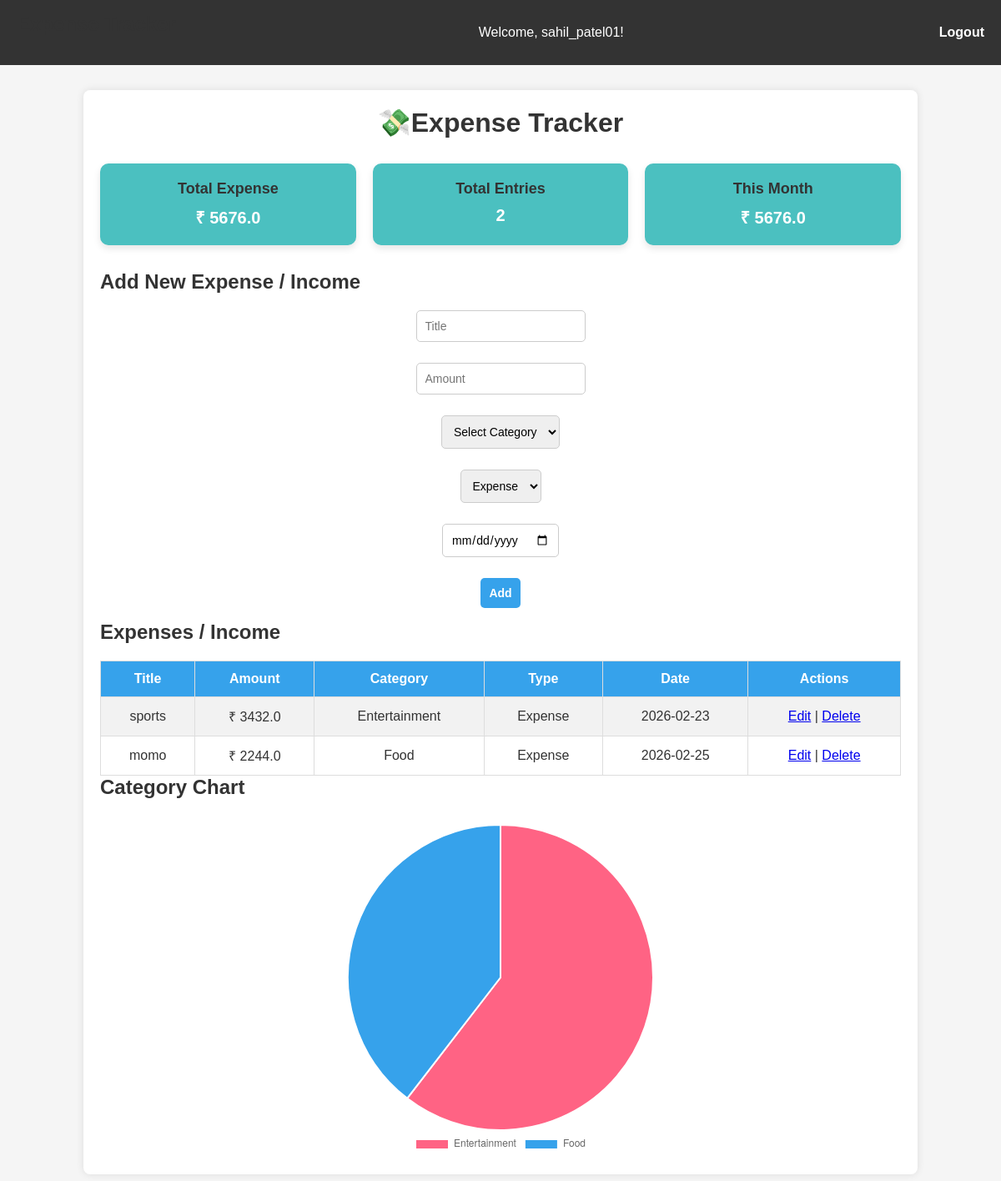
Page / (signed in) on the earlier database version.
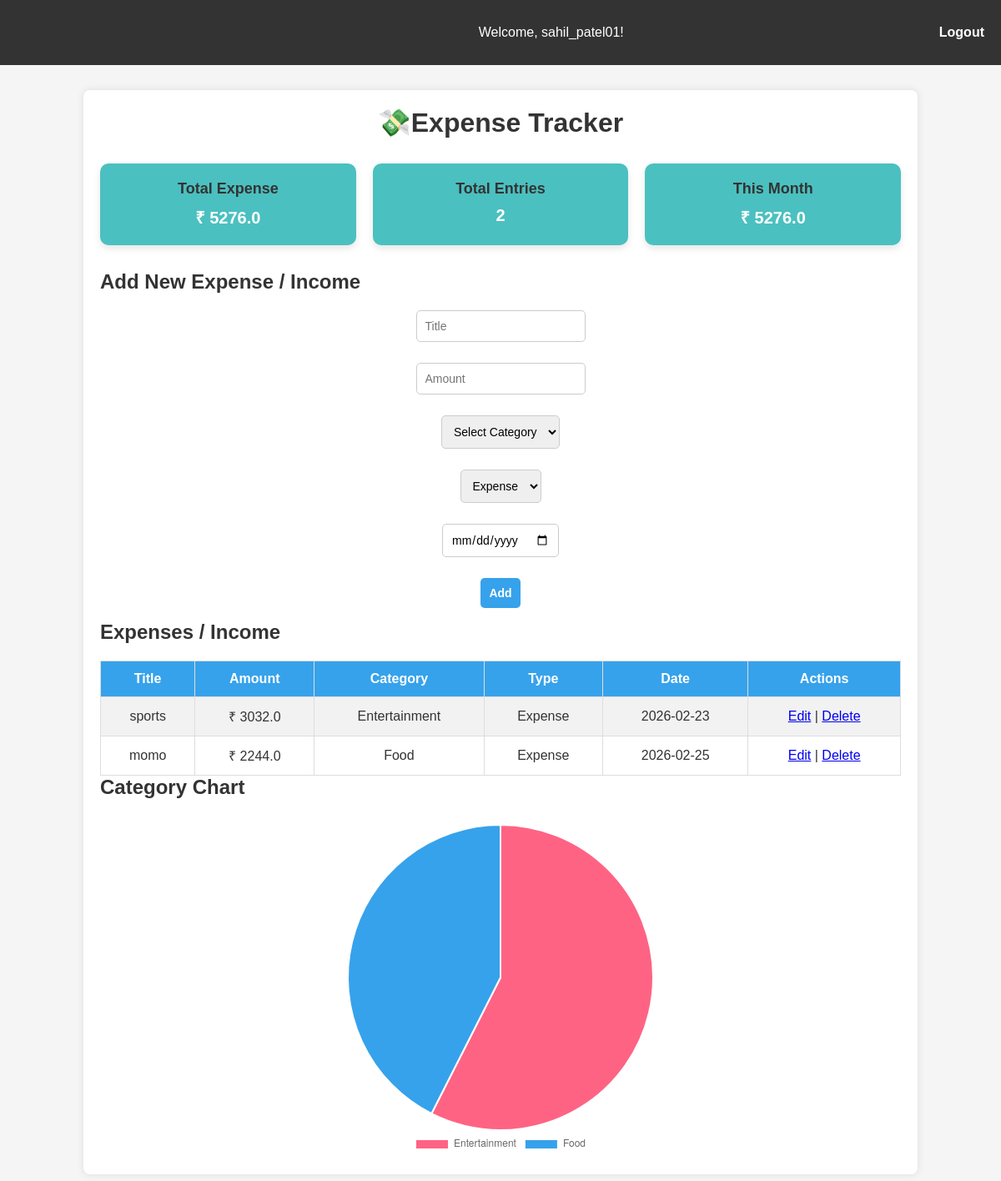
Same page on the later database version.
### tables this page shows
CREATE TABLE expenses (
            id INTEGER PRIMARY KEY AUTOINCREMENT,
            title TEXT NOT NULL,
            amount REAL NOT NULL,
            category TEXT NOT NULL,
            type TEXT NOT NULL,
            date TEXT NOT NULL,
            user_id INTEGER NOT NULL,
            FOREIGN KEY(user_id) REFERENCES users(id)
        );

### app.py (the view)
@app.route("/")
@login_required
def index():
    user_id = session["user_id"]
    conn = sqlite3.connect(db_path)
    cursor = conn.cursor()
    cursor.execute("SELECT * FROM expenses WHERE user_id=? ORDER BY id DESC", (user_id,))
    expenses = cursor.fetchall()
    cursor.execute("SELECT SUM(amount) FROM expenses WHERE user_id=?", (user_id,))
    total = cursor.fetchone()[0] or 0
    cursor.execute("SELECT COUNT(*) FROM expenses WHERE user_id=?", (user_id,))
    entries = cursor.fetchone()[0] or 0
    cursor.execute("SELECT SUM(amount) FROM expenses WHERE user_id=? AND strftime('%Y-%m', date)=strftime('%Y-%m','now')", (user_id,))
    monthly_total = cursor.fetchone()[0] or 0
    cursor.execute("SELECT SUM(amount) FROM expenses WHERE user_id=? AND type='Income'", (user_id,))
    income_total = cursor.fetchone()[0] or 0
    cursor.execute("SELECT SUM(amount) FROM expenses WHERE user_id=? AND type='Expense'", (user_id,))
    expense_total = cursor.fetchone()[0] or 0
    cursor.execute("SELECT category, SUM(amount) FROM expenses WHERE user_id=? GROUP BY category", (user_id,))
    category_data = cursor.fetchall()
    categories = [row[0] for row in category_data] if category_data else []
    amounts = [row[1] for row in category_data] if category_data else []
    conn.close()
    return render_template("index.html", expenses=expenses, total=total, entries=entries,
                           monthly_total=monthly_total, categories=categories, amounts=amounts)

### app.py (called while the page is built)
def login_required(f):
    from functools import wraps
    @wraps(f)
    def decorated(*args, **kwargs):
        if "user_id" not in session:
            return redirect(url_for("login"))
        return f(*args, **kwargs)
    return decorated

### templates/index.html (shortened to what this page needs)
{% extends "base.html" %}
{% block content %}
<h1>💸Expense Tracker </h1>
<div class="dashboard-cards">
    <div class="card">
        <h3>Total Expense</h3>
        <p>₹ {{ total }}</p>
    </div>
    <div class="card">
        <h3>Total Entries</h3>
        <p>{{ entries }}</p>
    </div>
    <div class="card">
        <h3>This Month</h3>
        <p>₹ {{ monthly_total }}</p>
    </div>
</div>
<h2>Add New Expense / Income</h2>
<form action="{{ url_for('add') }}" method="POST" class="expense-form">
    <input type="text" name="title" placeholder="Title" required>
    <input type="number" step="0.01" name="amount" placeholder="Amount" required>
    <select name="category" required>
    <option value="">Select Category</option>
</select>
<select name="type" required>
    <option value="Expense">Expense</option>
</select>
    <input type="date" name="date" required>
    <button type="submit">Add</button>
</form>
<h2>Expenses / Income</h2>
<table>
    <tr>
        <th>Title</th>
        <th>Amount</th>
        <th>Category</th>
        <th>Type</th>
        <th>Date</th>
        <th>Actions</th>
    </tr>
    {% for e in expenses %}
    <tr>
        <td>{{ e[1] }}</td>
        <td>₹ {{ e[2] }}</td>
        <td>{{ e[3] }}</td>
        <td>{{ e[4] }}</td>
        <td>{{ e[5] }}</td>
        <td>
            <a href="{{ url_for('edit', id=e[0]) }}">Edit</a> |
            <a href="{{ url_for('delete', id=e[0]) }}">Delete</a>
        </td>
    </tr>
    {% endfor %}
</table>
<h2>Category Chart</h2>
<div class="chart-container">
    <canvas id="expenseChart" width="400" height="400"></canvas>
</div>
<script>
document.addEventListener("DOMContentLoaded", function () {
    const ctx = document.getElementById("expenseChart").getContext("2d");
    const categories = JSON.parse('{{ categories | tojson | safe }}');
    const amounts = JSON.parse('{{ amounts | tojson | safe }}');
    if (categories.length > 0) {
        new Chart(ctx, {
            type: "pie",
            data: {
                labels: categories,
                datasets: [{
                    data: amounts,
                    backgroundColor: [
                        "#FF6384", "#36A2EB", "#FFCE56",
                        "#4BC0C0", "#9966FF", "#FF9F40"
                    ]
                }]
            },
            options: {
                responsive: true,
                plugins: {
                    legend: { position: 'bottom' }
                }
            }
        });
    }
});
</script>
{% endblock %}

### templates/base.html (shortened to what this page needs)
<!DOCTYPE html>
<html lang="en">
<head>
    <link rel="stylesheet" href="{{ url_for('static', filename='style.css') }}">
</head>
<body>
    <nav>
        <h2>Expense Tracker</h2>
        {% if session.get('username') %}
            <span>Welcome, {{ session['username'] }}!</span>
            <a href="{{ url_for('logout') }}">Logout</a>
        {% else %}
            <a href="{{ url_for('login') }}">Login</a>
            <a href="{{ url_for('register') }}">Register</a>
        {% endif %}
    </nav>
    <div class="container">
        {% block content %}{% endblock %}
    </div>
</body>
</html>

### static/style.css (style rules this page uses)
* { box-sizing: border-box; margin: 0; padding: 0; font-family: Arial, sans-serif; }
body { background-color: #f5f5f5; color: #333; min-height: 100vh; }
nav { background-color: #333; color: #fff; padding: 15px 20px; display: flex; justify-content: space-between; align-items: center; }
nav h2 { font-size: 24px; }
nav a { color: #fff; margin-left: 15px; text-decoration: none; font-weight: bold; }
.container { max-width: 1000px; margin: 30px auto; padding: 20px; background-color: #fff; border-radius: 8px; box-shadow: 0 0 10px rgba(0,0,0,0.1); }
h1, h2, h3 { margin-bottom: 20px; color: #333; }
h1 { text-align: center; margin-bottom: 30px; }
.dashboard-cards { display: flex; gap: 20px; flex-wrap: wrap; margin-bottom: 30px; }
.card { background-color: #4BC0C0; color: #fff; flex: 1; padding: 20px; border-radius: 10px; text-align: center; min-width: 150px; box-shadow: 0 4px 8px rgba(0,0,0,0.1); }
.card h3 { margin-bottom: 10px; font-size: 18px; }
.card p { font-size: 20px; font-weight: bold; }
form { margin-bottom: 30px; display: flex; flex-wrap: wrap; gap: 10px; align-items: center; }
form input, form select, form button { padding: 10px; border-radius: 5px; border: 1px solid #ccc; font-size: 14px; }
form input[type="text"], form input[type="number"], form input[type="date"], form select { flex: 1; }
form button { background-color: #36A2EB; color: #fff; border: none; cursor: pointer; transition: 0.3s; }
table { width: 100%; border-collapse: collapse; margin-top: 20px; }
table, th, td { border: 1px solid #ddd; }
th, td { padding: 12px; text-align: center; }
th { background-color: #36A2EB; color: #fff; }
tr:nth-child(even) { background-color: #f2f2f2; }
.chart-container { margin-top: 30px; max-width: 400px; margin-left: auto; margin-right: auto; }
form { max-width: 500px; margin: 0 auto; display: flex; flex-direction: column; }
form input, form select, form button { margin-bottom: 15px; }
form button { font-weight: bold; }

Differences in the rows shown:
changed expenses "sports": amount "3432.0" → "3032.0"
Other differences:
{{ total }}: "5676.0" → "5276.0"
{{ monthly_total }}: "5676.0" → "5276.0"
chart data {{ amounts | tojson | safe }}: [3432.0, 2244.0] → [3032.0, 2244.0]
